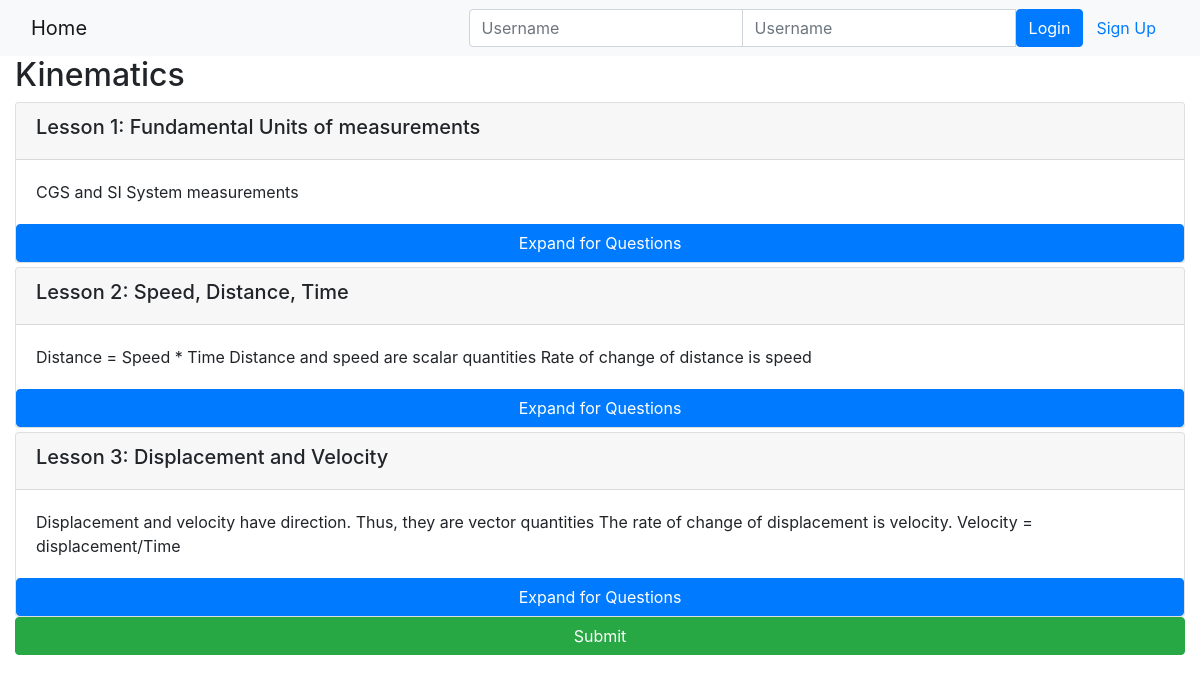
Screenshot of /onlinecourse/5/ with the database file from the repository.
### onlinecourse/models.py (models this page shows, shortened)
class Course(models.Model):
    name = models.CharField(null=False, max_length=30, default='online course')
    image = models.ImageField(upload_to='course_images/')
    description = models.CharField(max_length=1000)
    pub_date = models.DateField(null=True)
    instructors = models.ManyToManyField(Instructor)
    users = models.ManyToManyField(settings.AUTH_USER_MODEL, through='Enrollment')
    total_enrollment = models.IntegerField(default = 0)
    is_enrolled = False

class Lesson(models.Model):
    title = models.CharField(max_length=200, default="title")
    order = models.IntegerField(default=0)
    course = models.ForeignKey(Course, on_delete=models.CASCADE)
    content = models.TextField()

### onlinecourse/views.py (the view)
# urls.py: path('<int:pk>/', views.CourseDetailView.as_view(), name='course_details'),
class CourseDetailView(generic.DetailView):
    model = Course
    template_name = 'onlinecourse/course_detail_bootstrap.html'

### onlinecourse/templates/onlinecourse/course_detail_bootstrap.html (shortened to what this page needs)
<!DOCTYPE html>
<html lang="en">
<head>
    {% load static %}
    <link rel="stylesheet" href="https://maxcdn.bootstrapcdn.com/bootstrap/4.5.2/css/bootstrap.min.css">
</head>
<body>
    <nav class="navbar navbar-light bg-light">
        <div class="container-fluid">
            <div class="navbar-header">
                <a class="navbar-brand" href="{% url 'onlinecourse:index' %}">Home</a>
            </div>
            <ul class="nav navbar-nav navbar-right">
                {% if user.is_authenticated %}
                <li>
                    <a class="btn btn-link" href="#">{{ user.first_name }}({{ user.username }})</a>
                    <a class="btn btn-link" href="{% url 'onlinecourse:logout' %}">Logout</a>
                </li>
                {% else %}
                <li>
                    <form class="form-inline" action="{% url 'onlinecourse:login' %}" method="post">
                        <div class="input-group">
                            <input type="text" class="form-control" placeholder="Username" name="username">
                            <input type="password" class="form-control" placeholder="Username" name="psw">
                            <button class="btn btn-primary" type="submit">Login</button>
                            <a class="btn btn-link" href="{% url 'onlinecourse:registration' %}">Sign Up</a>
                        </div>
                    </form>
                </li>
                {% endif %}
            </ul>
        </div>
    </nav>
    <div class="container-fluid">
        <h2>{{ course.name }}</h2>
        <form id="questionform" method="post" action="submit">
        <div class="card-columns-vertical">
                {% for lesson in course.lesson_set.all %}
                <div class="card mt-1">
                    <div class="card-header">
                        <h5>Lesson {{lesson.id}}: {{lesson.title}}</h5>
                    </div>
                    <div class="card-body">{{lesson.content}}</div>
                    <button type="button" class="btn btn-primary" data-toggle="collapse" data-target="#exam">Expand for
                        Questions</button>
                </div>
                {% endfor %}
                <input type="submit" class="btn btn-success btn-block" value="Submit">
        </div>
    </form>
    </div>
</body>
</html>

### rows the page displays
Course: name "Kinematics"
Lesson: id "1", title "Fundamental Units of measurements", content "CGS and SI System measurements"
Lesson: id "2", title "Speed, Distance, Time", content "Distance = Speed * Time Distance and speed are scalar quantities Rate of change of distance is speed"
Lesson: id "3", title "Displacement and Velocity", content "Displacement and velocity have direction. Thus, they are vector quantities The rate of change of displacement is velocity. Velocity = displacement/Time"
